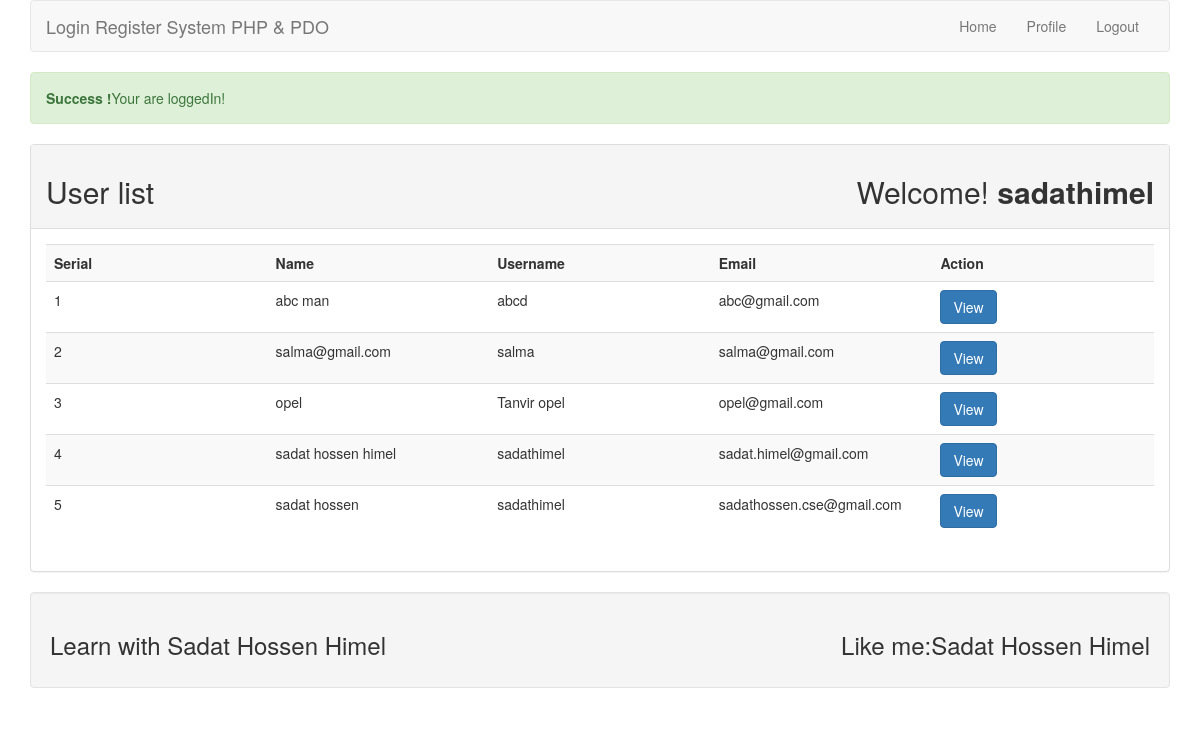
Screenshot of /index.php (signed in) with the database file from the repository.
### tables this page shows
CREATE TABLE `tbl_user` (
  `id` int(11) NOT NULL,
  `name` varchar(255) NOT NULL,
  `username` varchar(255) NOT NULL,
  `email` varchar(255) NOT NULL,
  `password` varchar(255) NOT NULL
);

### lib/Session.php (called while the page is built, shortened)
<?php
    class Session{
        public static function get($key){
            if (isset($_SESSION[$key])) {
                return $_SESSION[$key];
            }else{
                return false;
            }
        }
    }
?>

### lib/User.php (called while the page is built, shortened)
<?php
    include_once 'Session.php';
    include 'Database.php';
class User {
	private $db;
	function __construct(){
		$this->db = new Database();
	}
	public function getUserData() {
        $sql = "SELECT * FROM tbl_user ORDER BY id DESC";
        $query = $this->db->pdo->prepare($sql);
        $query->execute();
        $result = $query->fetchAll();
        return $result;
    }
}
 ?>

### lib/Database.php (called while the page is built, shortened)
<?php
class Database{
	private $hostdb = "localhost";
	private $userdb = "root";
	private $passdb = "";
	private $namedb = "project_lr";
	function __construct(){
		if (!isset($this->pro)) {
			try {
				$link =  new PDO("mysql:host=".$this->hostdb.";dbname=".$this->namedb, $this->userdb, $this->passdb);
				$link->setAttribute(PDO::ATTR_ERRMODE, PDO::ERRMODE_EXCEPTION);
				$link->exec("SET CHARACTER SET utf8");
				$this->pdo = $link;
			} catch (PDOException $e) {
				die("Failed to connect with Database".$e->getMessage());
			}
		}
	}
}

### index.php (the view, shortened to what this page needs)
<?php
    include 'inc/header.php';
    include 'lib/User.php';
?>
<?php
    $loginmsg = Session::get("loginmsg");
    if (isset($loginmsg)) {
        echo $loginmsg;
    }
?>
        <div class="panel panel-default">
            <div class="panel-heading">
                <h2>User list <sapn class="pull-right" >Welcome!<strong>
                        <?php
                            $username = Session::get("username");
                            if (isset($username)){
                                echo $username;
                            }
                        ?>
                        </strong></sapn>
                </h2>
            </div>
            <div class="panel-body">
                <table class="table table-striped">
                   <tr>
                       <th width="20%">Serial</th>
                       <th width="20%">Name</th>
                       <th width="20%">Username</th>
                       <th width="20%">Email</th>
                       <th width="20%">Action</th>
                   </tr>
<?php
    $user = new User();
    $getUserData = $user->getUserData();
    if ($getUserData) {
        $i = 0;
        foreach ($getUserData as $data){
            $i++;
?>
                    <tr>
                        <td><?php echo $i; ?></td>
                        <td><?php echo $data['name']; ?></td>
                        <td><?php echo $data['username']; ?></td>
                        <td><?php echo $data['email']; ?></td>
                        <td>
                            <a class="btn btn-primary" href="profile.php?id=<?php echo $data['id']; ?>">View</a>
                        </td>
                    </tr>
<?php } }else{?>
        <tr><td colspan="5"><h2>No User Data Found......</h2>></td>></tr>>
<?php } ?>
                </table>
            </div>
        </div>
        <?php
            include 'inc/footer.php';
        ?>

### inc/header.php (shortened to what this page needs)
<?php
    $filepath = realpath(dirname(__FILE__));
    include_once $filepath.'/../lib/Session.php';
?>
<!DOCTYPE html>
<html>
<head>
    <link rel="stylesheet" type="text/css" href="inc/bootstrap.min.css"/>
</head>
<body>
<div class="container">
    <nav class="navbar navbar-default">
        <div class="container-fluid">
            <div class="navbar-header">
                <a class="navbar-brand" href="index.php">Login Register System PHP & PDO</a>
            </div>
            <ul class="nav navbar-nav pull-right">
                <?php
                    $id = Session::get("id");
                    $userlogin = Session::get("login");
                    if ($userlogin == true) {
                ?>
                <li><a href="index.php">Home</a></li>
                <li><a href="profile.php?id=<?php echo $id; ?>">Profile</a></li>
                <li><a href="?action=logout">Logout</a></li>
                <?php }else{ ?>
                <li><a href="login.php">Login</a></li>
                <li><a href="register.php">Register</a></li>
                <?php } ?>
            </ul>
        </div>
    </nav>

### inc/footer.php
<div class="well">
    <h3>Learn with Sadat Hossen Himel
        <span class="pull-right">Like me:Sadat Hossen Himel</span>
    </h3>
</div>
</div>
</body>
</html>

### rows the page displays
tbl_user: name "abc man", username "abcd", email "abc@gmail.com"
tbl_user: name "salma@gmail.com", username "salma", email "salma@gmail.com"
tbl_user: name "opel", username "Tanvir opel", email "opel@gmail.com"
tbl_user: name "sadat hossen himel", username "sadathimel", email "sadat.himel@gmail.com"
tbl_user: name "sadat hossen", username "sadathimel", email "sadathossen.cse@gmail.com"

### other values shown
$loginmsg "Success ! Your are loggedIn!"
$username "sadathimel"
